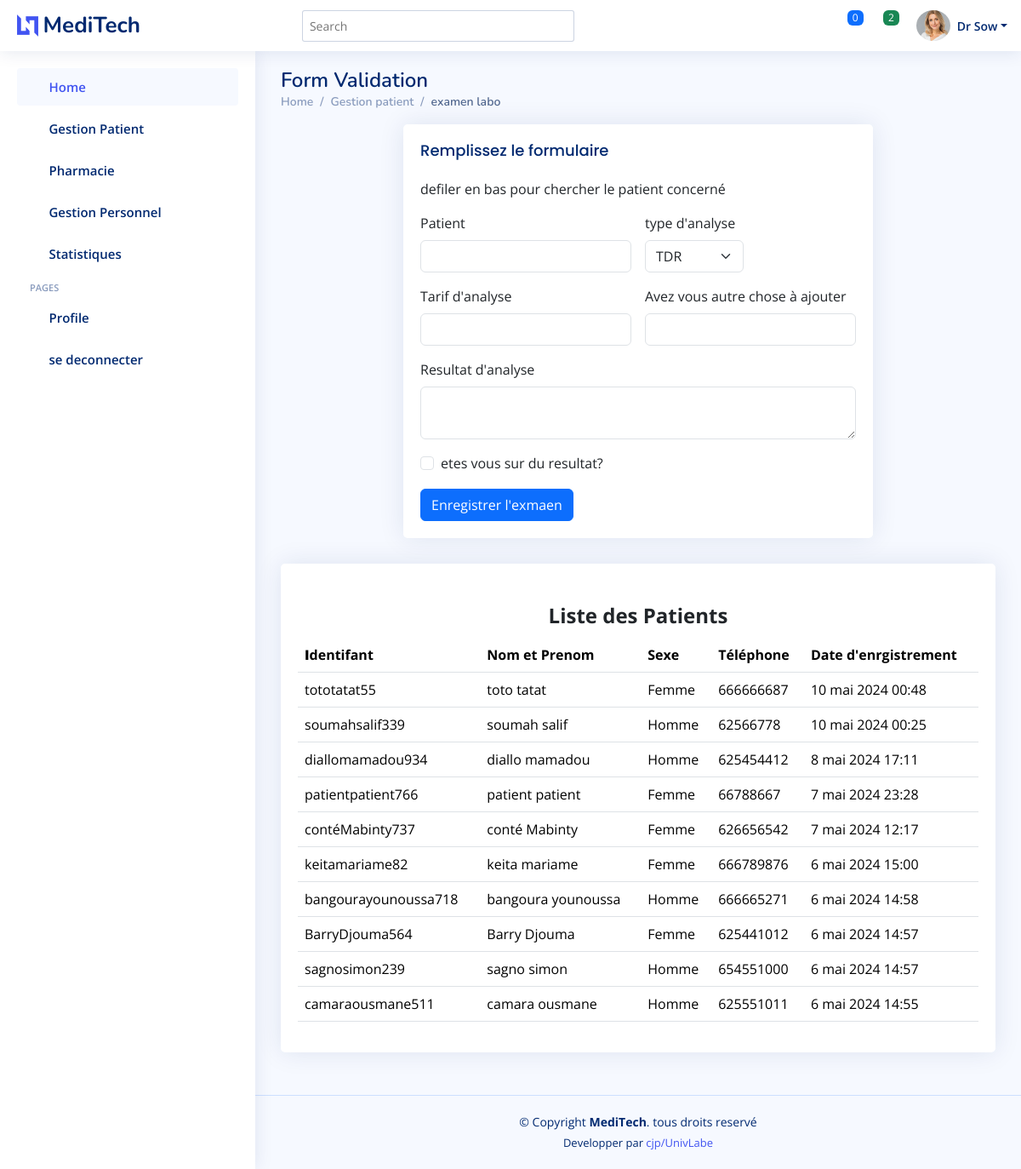
The app's page /examen_labo/ (signed in), older data.
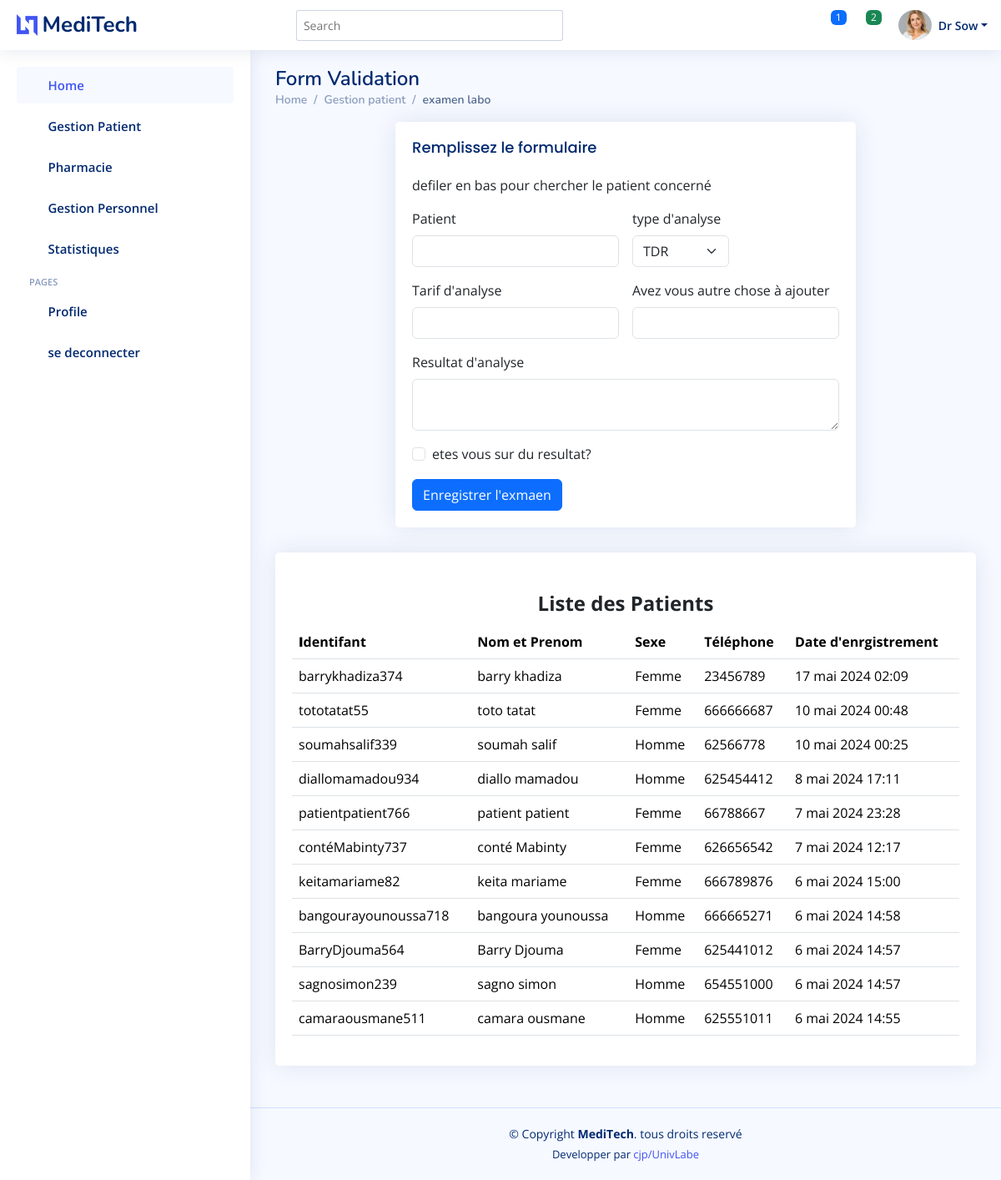
The same page, newer data.
### Patients/models.py (models this page shows, shortened)
class Patient(models.Model):
    user = models.ForeignKey(Utilisateur, on_delete = models.CASCADE)
    nom = models.CharField(max_length = 32)
    prenom = models.CharField(max_length = 32)
    genre = models.CharField(max_length = 9)
    telephone = models.CharField(max_length = 10)
    email = models.EmailField(max_length = 32)
    profil_patient=models.ImageField(upload_to='profil_patient/', height_field=None, width_field=None, max_length=None, blank=True)
    adresse = models.CharField(max_length = 30)
    identifiant = models.CharField(max_length = 30)
    date_enrgistrement = models.DateTimeField(auto_now = True)

### Personnel_Service/views.py (the view, shortened to what this page needs)
# urls.py: path('examen_labo/',examen, name ="examen_labo"),
def examen(request):
    analyses = TypeAnalyse.objects.all()
    patients = Patient.objects.all().order_by("-date_enrgistrement")
    pers= request.user
    personnel= Personnel.objects.get(user=pers)
    context = {
        'analyses':analyses,
        'patients':patients,
    }
    return render(request, 'Personnel_Service/examen.html',context)

### Personnel_Service/context_processors.py (called while the page is built)
def notifications(request):
    if request.user.is_authenticated:
        try:
            personnel = Personnel.objects.get(user=request.user)
            rdv_enAttente = Rendezvous.objects.filter(status_rdv='en attente', personnel=personnel)
            nbr_rdvA = rdv_enAttente.count()
            historique_notif = Rendezvous.objects.filter(personnel=personnel)
        except Personnel.DoesNotExist:
            rdv_enAttente = []
            nbr_rdvA = 0
            historique_notif=[]
    else:
        rdv_enAttente = []
        nbr_rdvA = 0
        historique_notif=[]
    return {
        'rdv_enAttente': rdv_enAttente,
        'nbr_rdvA': nbr_rdvA,
        'historique_notif':historique_notif
    }

### Personnel_Service/templates/Personnel_Service/examen.html (shortened to what this page needs)
{% load static %}
{% include "Personnel_Service/header_pers.html" %}
  <main id="main" class="main">
    <div class="pagetitle">
      <h1>Form Validation</h1>
      <nav>
        <ol class="breadcrumb">
          <li class="breadcrumb-item"><a href="index.html">Home</a></li>
          <li class="breadcrumb-item">Gestion patient</li>
          <li class="breadcrumb-item active">examen labo</li>
        </ol>
      </nav>
    </div>
    <section class="section ">
      <div class="row justify-content-center ">
        <div class="col-lg-8">
          <div class="card">
            <div class="card-body">
              <h5 class="card-title">Remplissez le formulaire</h5>
              <p>defiler en bas pour chercher le patient concerné</p>
              <form class="row g-3" method ="post">
                <div class="col-md-6">
                  <label for="validationDefault01" class="form-label">Patient</label>
                  <input type="text" class="form-control" id="validationDefault01" name="patient" required>
                </div>
                <div class="col-md-3">
                  <label for="validationDefault04" class="form-label">type d'analyse</label>
                  <select class="form-select" name="typeanalyse" id="validationDefault04" required>
                    {% for analyse in analyses %}
                    <option value="{{ analyse.id }}" >{{ analyse.nom_analyse }}</option>
                    {% endfor %}
                  </select>
                </div>
                <div class="col-md-6">
                  <label for="validationDefault02" class="form-label">Tarif d'analyse</label>
                  <input type="text" class="form-control" id="validationDefault02" value="" readonly>
                </div>
                <div class="col-md-6">
                  <label for="validationDefault03" class="form-label">Avez vous autre chose à ajouter</label>
                  <input type="text" class="form-control" id="validationDefault03" required>
                </div>
                <div class="col-md-12">
                  <label for="validationDefault05" class="form-label">Resultat d'analyse</label>
                  <textarea name="resultat" class ="form-control"></textarea>
                </div>
                <div class="col-12">
                  <div class="form-check">
                    <input class="form-check-input" type="checkbox" value="" id="invalidCheck2" required>
                    <label class="form-check-label" for="invalidCheck2">
                      etes vous sur du resultat?
                    </label>
                  </div>
                </div>
                <div class="col-12">
                  <button class="btn btn-primary" type="submit">Enregistrer l'exmaen</button>
                </div>
              </form>
            </div>
          </div>
        </div>
    </section>
    <div class="row">
      <div class="col-lg-12">
        <div class="card">
          <div class="card-body">
            <h5 class="card-title"></h5>
            <table class="table datatable">
              <legend class="text-center" style="font-weight: bold;">Liste des Patients</legend>
              <thead>
                <tr class="bg-success">
                  <th>
                    <b>I</b>dentifant
                  </th>
                  <th>Nom et Prenom</th>
                  <th>Sexe</th>
                  <th>Téléphone</th>
                  <th data-type="date" data-format="YYYY/DD/MM">Date d'enrgistrement</th>
                </tr>
              </thead>
              <tbody>
                {% for patient in patients  %}
                <tr>
                  <td>{{ patient.identifiant }}</td>
                  <td>{{ patient.nom }} {{ patient.prenom }}</td>
                  <td>{{ patient.genre }}</td>
                  <td>{{ patient.telephone }}</td>
                  <td>{{ patient.date_enrgistrement }}</td>
                </tr>
                {% endfor %}
              </tbody>
            </table>
          </div>
        </div>
      </div>
    </div>
  </main>
 {% include "Personnel_Service/footer_personnel.html" %}

### Personnel_Service/templates/Personnel_Service/header_pers.html (shortened to what the changed rows need)
{% load static %}
<!DOCTYPE html>
<html lang="en">
<head>
  <link href="{% static 'Patients/assets/vendor/bootstrap/css/bootstrap.min.css' %}" rel="stylesheet">
  <link href="{% static 'Patients/assets/vendor/bootstrap-icons/bootstrap-icons.css' %}" rel="stylesheet">
  <link href="{% static 'Patients/assets/vendor/boxicons/css/boxicons.min.css' %}" rel="stylesheet">
  <link href="{% static 'Patients/assets/vendor/quill/quill.snow.css' %}" rel="stylesheet">
  <link href="{% static 'Patients/assets/vendor/quill/quill.bubble.css' %}" rel="stylesheet">
  <link href="{% static 'Patients/assets/vendor/remixicon/remixicon.css' %}" rel="stylesheet">
  <link href="{% static 'Patients/assets/vendor/simple-datatables/style.css' %}" rel="stylesheet">
  <link href="{% static 'Patients/assets/css/style.css' %}" rel="stylesheet">
<body>
  <header id="header" class="header fixed-top d-flex align-items-center">
    <nav class="header-nav ms-auto">
      <ul class="d-flex align-items-center">
        <li class="nav-item dropdown">
          <a class="nav-link nav-icon" href="#" data-bs-toggle="dropdown">
            <i class="bi bi-bell"></i>
            <span class="badge bg-primary badge-number">{{ nbr_rdvA }}</span>
          </a>
        </li>
      </ul>
    </nav>
  </header>

Row changes from the older to the newer data that the page shows:
added Patient: identifiant "barrykhadiza374", nom "barry", prenom "khadiza", genre "Femme", telephone "23456789", date_enrgistrement "17 mai 2024 02:09"
Text that changed along with them:
{{ nbr_rdvA }}: "0" → "1"
